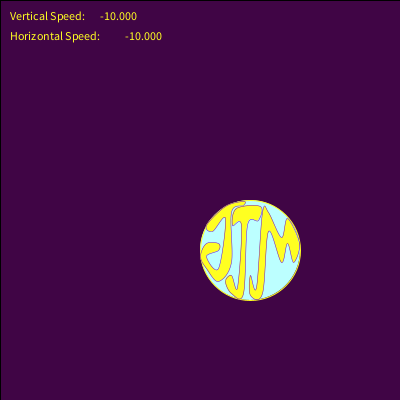
Frame 1 (no input)
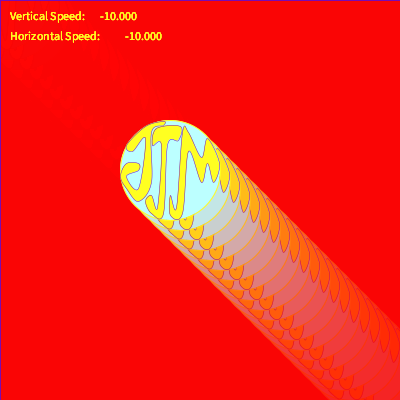
Frame 60 (the mouse pressed at the canvas centre just before this capture)
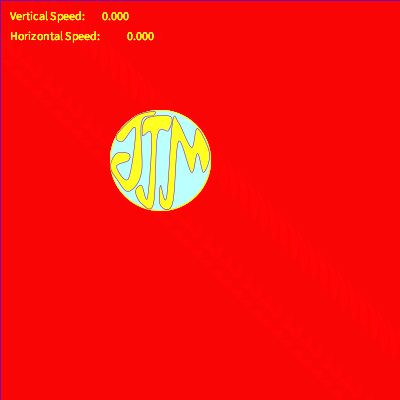
Frame 120 (the mouse held since frame 60 and released just before this capture)

The Processing sketch that drew these frames (run headless with seeded random() and noise(); from frame 60 on, the mouse is pressed at the canvas centre):

// Processing sketch: processing_42089
// ── processing_42089.pde

// Homework 7
// copyright John Mailley, September 2011, Pittsburgh, PA 15289

//----VARIABLES------------------------------------------

float x, y, wd, ht, s, diameter, a, b, deltaX, deltaY, dia, maxSpeed, minSpeed;

color col;

//----SETUP-----------------------------------------------

void setup()
{
  size( 400, 400);
  smooth();
  background( 43, 5, 77);
  frameRate( 100);
  ellipseMode( CORNER);
  colorMode(HSB, 100, 100, 100);
 
 
  x = width/2;
  y = height/2;
  wd = 400;
  ht = 400;
  s = .5;
  diameter = 30;
  a = 100;
  b = 100;
  
  maxSpeed = 10;
  minSpeed = -10;
  dia = 100;
  
  deltaX = 0;
  deltaY = 0;

  
}

//----DRAW-------------------------------------------------

void draw()
{
  prepScreen();
  moveInitials();
  changeSpeed();
  reset();
  colorMode(RGB, 100, 100, 100);
  initials( x, y, dia, dia);
  displaySpeed();
}

//----------defineFunction---

void prepScreen()
{
//  col =  color( random(255), random(255), random(255), 50);
//  col =  color( frameCount%256, 255 - frameCount%256, 100 - frameCount%256, 50);
  colorMode( HSB, 100, 100, 100);
  col =  color( 360-frameCount%360, 100, 100, 25);
  fill(col);
  rect( 0, 0, width, height);
}


void displaySpeed()
{
  text( "Horizontal Speed:",10,40);
  text( "Vertical Speed:",10,20);
  text( deltaX, 125, 40);
  text( deltaY, 100, 20);
}


void changeSpeed()
{
  deltaX = map( mouseX, 0, width, minSpeed, maxSpeed);
  deltaY = map( mouseY, 0, height, minSpeed, maxSpeed);
}




void reset()
{
  if (keyPressed == true)
  {
    x = width/2.75;
    y = width/2.75;
    deltaX = 0;
    deltaY = 0;
//    initials( x, y, dia, dia);
    noLoop();
  }
}

void mouseMoved()
{
 loop(); 
}

void moveInitials()
{
  x = x + deltaX; 
  if( x > width + dia/2)
  { 
    x = - dia/2;
  }
    
    if( x < -dia/2)
    {
      x = width + dia/2;
    }
  y = y + deltaY; 
  if( y > height + dia/2)
  {
    y = - dia/2;
  }
    if( y < - dia/2)
    {
      y = height + dia/2;
    }

}


void initials(float x, float y, float wd, float ht)
{
  fill( 255, 255, 255);
  strokeWeight( 3*s);
  stroke(74, 161, 252);
//  quad(250, 0, 500, 250, 250, 500, 0, 250);

  stroke(255, 150, 13);
  strokeWeight(2*s);
  fill(74, 161, 252);
  ellipse(x, y, wd, ht);

  strokeWeight(s);
  stroke(43, 5, 77);
  fill(255, 150, 13);
  
    //'J'
  beginShape();
    curveVertex(x + .0625*wd, y + .25*ht);
    curveVertex(x + .25*wd, y + .0625*ht);
    curveVertex(x + .4375*wd, y + .01*ht);
    curveVertex(x + .4375*wd, y + .05*ht);
    curveVertex(x + .3125*wd, y + .125*ht);
    curveVertex(x + .3125*wd, y + .625*ht);
    curveVertex(x + .1875*wd, y + .8125*ht);
    curveVertex(x + .0625*wd, y + .6875*ht);
    curveVertex(x, y + .5625*ht);
    curveVertex(x + .0625*wd, y + .4375*ht);
    curveVertex(x + .1875*wd, y + .4375*ht);
    curveVertex(x + .1875*wd, y + .5*ht);
    curveVertex(x + .0625*wd, y + .5625*ht);
    curveVertex(x + .1875*wd, y + .6875*ht);
    curveVertex(x + .25*wd, y + .1875*ht);
    curveVertex(x + .125*wd, y + .3125*ht);
    curveVertex(x + .0625*wd, y + .25*ht);
    curveVertex(x + .25*wd, y + .0625*ht);
    curveVertex(x + .4375*wd, y + .01*ht);
    curveVertex(x + .4375*wd, y + .05*ht);
  endShape();

  //'J' (2)
  beginShape();
    curveVertex(x + .25*wd, y + .8125*ht);
    curveVertex(x + .3125*wd, y + .75*ht);
    curveVertex(x + .375*wd, y + .875*ht);
    curveVertex(x + .41*wd, y + .25*ht);
    curveVertex(x + .32*wd, y + .25*ht);
    curveVertex(x + .36*wd, y + .08*ht);
    curveVertex(x + .6*wd, y + .0625*ht);
    curveVertex(x + .58*wd, y + .2*ht);
    curveVertex(x + .47*wd, y + .25*ht);
    curveVertex(x + .4375*wd, y + .9375*ht);
    curveVertex(x + .3125*wd, y + .9375*ht);
    curveVertex(x + .25*wd, y + .8125*ht);
    curveVertex(x + .3125*wd, y + .75*ht);
    curveVertex(x + .375*wd, y + .875*ht);
  endShape();

  //'M'
  beginShape();
    curveVertex(x + .9375*wd, y + .625*ht);
    curveVertex(x + .875*wd, y + .4375*ht);
    curveVertex(x + .8125*wd, y + .625*ht);
    curveVertex(x + .6875*wd, y + .3125*ht);
    curveVertex(x + .625*wd, y + .9375*ht);
    curveVertex(x + .5*wd, y + .95*ht);
    curveVertex(x + .5*wd, y + .75*ht);
    curveVertex(x + .5625*wd, y + .875*ht);
    curveVertex(x + .625*wd, y + .125*ht);
    curveVertex(x + .6875*wd, y + .125*ht);
    curveVertex(x + .8125*wd, y + .375*ht);
    curveVertex(x + .875*wd, y + .1875*ht);
    curveVertex(x + .99*wd, y + .4375*ht);
    curveVertex(x + .9375*wd, y + .625*ht);
    curveVertex(x + .875*wd, y + .4375*ht);
    curveVertex(x + .8125*wd, y + .625*ht);
  endShape();
}
